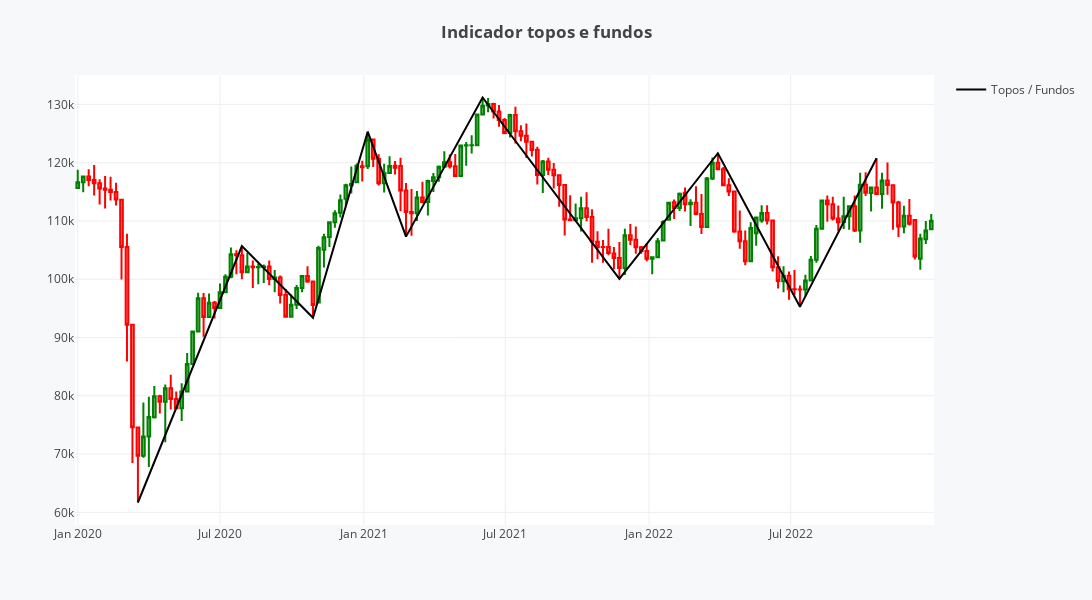

This figure's notebook cell:
### Code cell
fig_semanal

### Figure 1 — Plotly figure (JSON) as saved in the notebook; plotly's stock layout.template omitted (floating-point values rounded to 4 significant figures; data arrays with more than 128 entries replaced by an {"elided": "..."} marker saying what was removed)
{"data": [{"close": {"elided": "157 int values"}, "decreasing": {"line": {"color": "red"}}, "high": {"elided": "157 int values"}, "increasing": {"line": {"color": "green"}}, "low": {"elided": "157 int values"}, "name": "", "open": {"elided": "157 int values"}, "showlegend": false, "type": "candlestick", "x": {"elided": "157 str values"}}, {"line": {"color": "black", "dash": "solid", "width": 2}, "mode": "lines", "name": "Topos / Fundos", "showlegend": true, "type": "scatter", "x": ["2020-03-18T00:00:00", "2020-07-29T00:00:00", "2020-10-28T00:00:00", "2021-01-06T00:00:00", "2021-02-24T00:00:00", "2021-06-02T00:00:00", "2021-11-24T00:00:00", "2022-03-30T00:00:00", "2022-07-13T00:00:00", "2022-10-19T00:00:00"], "y": [61691, 105704, 93387, 125324, 107319, 131190, 100075, 121628, 95267, 120752]}], "layout": {"height": 600, "margin": {"b": 75, "l": 75, "r": 75, "t": 75}, "paper_bgcolor": "#f7f8fa", "title": {"text": "<b>Indicador topos e fundos"}, "width": 1200, "xaxis": {"rangeslider": {"visible": false}}}}
